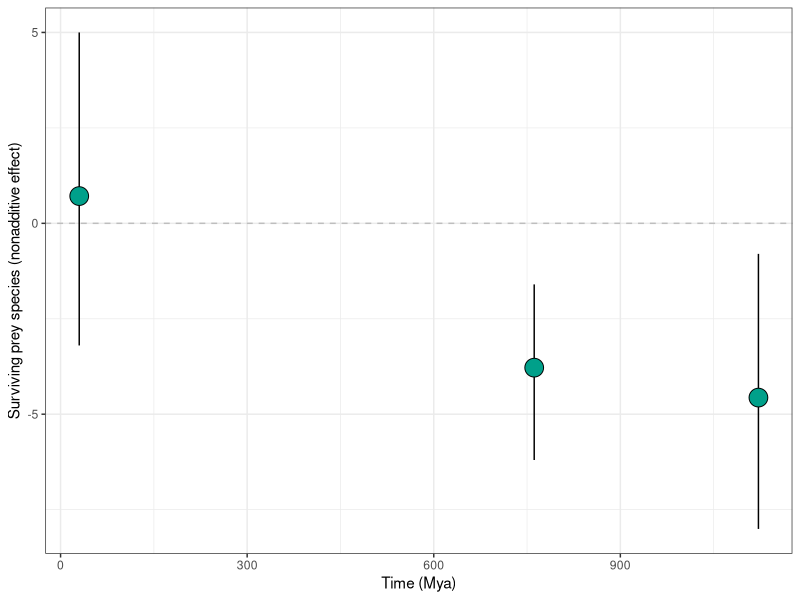
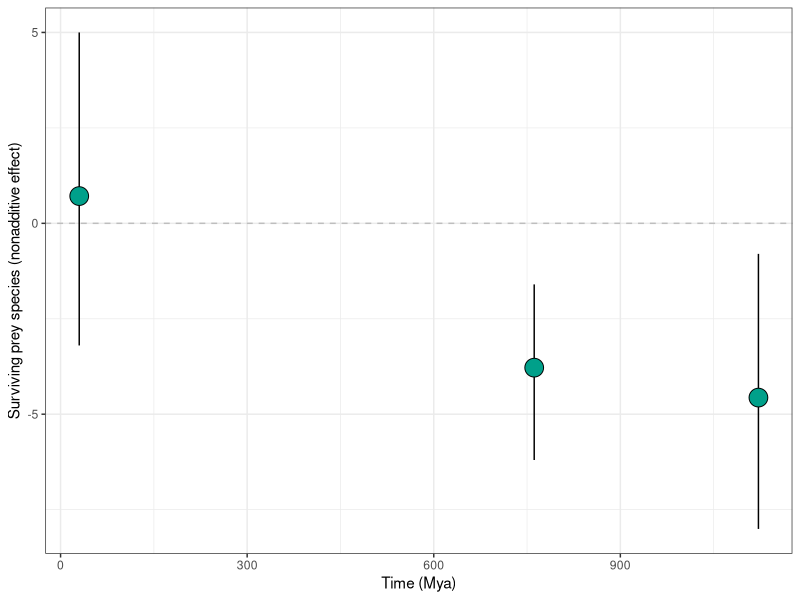

R code for these plots, in order:
## Generate Fig 3 from summarized randomization test results

library("ggplot2")
library("dplyr")

summarize_randoms_phylo <- read.csv("../data/summarize_randoms_phylo.csv")

summarize_randoms_phylo %>% 
  filter(response_var == "survival") %>%
  ggplot(aes(x=phylodistance,y=mean)) + 
  geom_linerange(aes(ymin=lower, ymax=upper)) + 
  geom_point(size=6,shape = 21, colour = "black", fill = "#00A08A") + 
  ylab("Surviving prey species (nonadditive effect)") + 
  xlab("Time (Mya)") + 
  geom_hline(yintercept = 0, linetype = "dashed", colour = "grey") + 
  theme_bw()

ggsave("../Figures/FIG_3.pdf", height = 6, width = 6, units = "in")